Frame 1 (no input): blank canvas, image omitted
Frame 60 (no input): blank canvas, image omitted
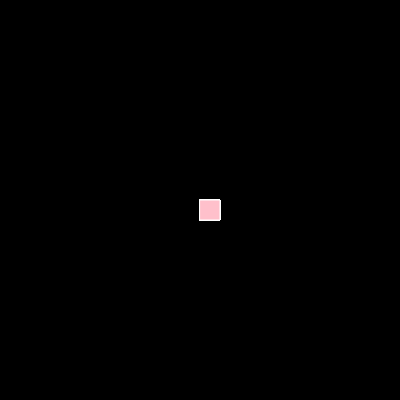
Frame 120 (the mouse pressed at the canvas centre since frame 60)

The p5.js sketch whose frames 1 and 60 were blank and that drew this single picture after the mouse press (run headless with seeded random() and noise() and a simulated clock; from frame 60 on, the mouse is pressed at the canvas centre):

// p5.js sketch
// ── sketch.js
function setup() {
  createCanvas(400, 400);
  background("black")
}

function draw() {
  stroke("white");
  fill("pink");
  
  
  if (mouseIsPressed) {
    rect(mouseX, mouseY, 20, 20);
  }
}
